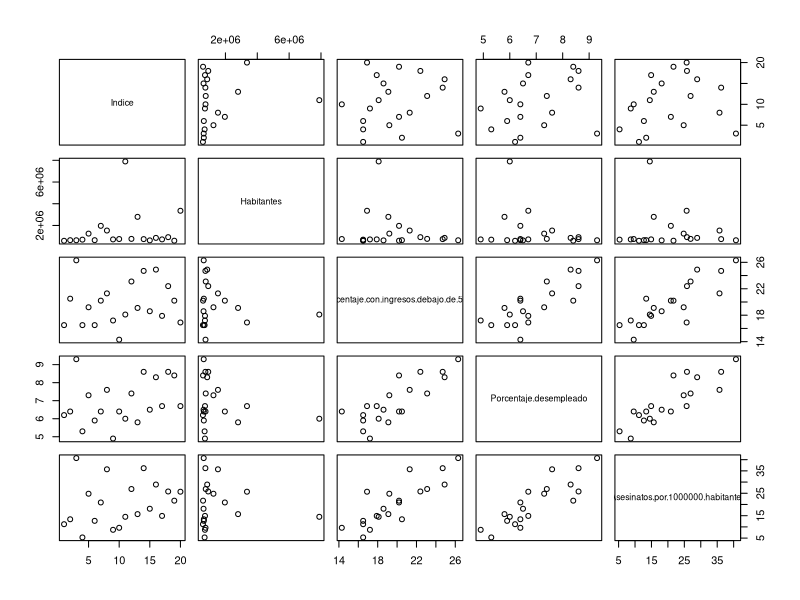
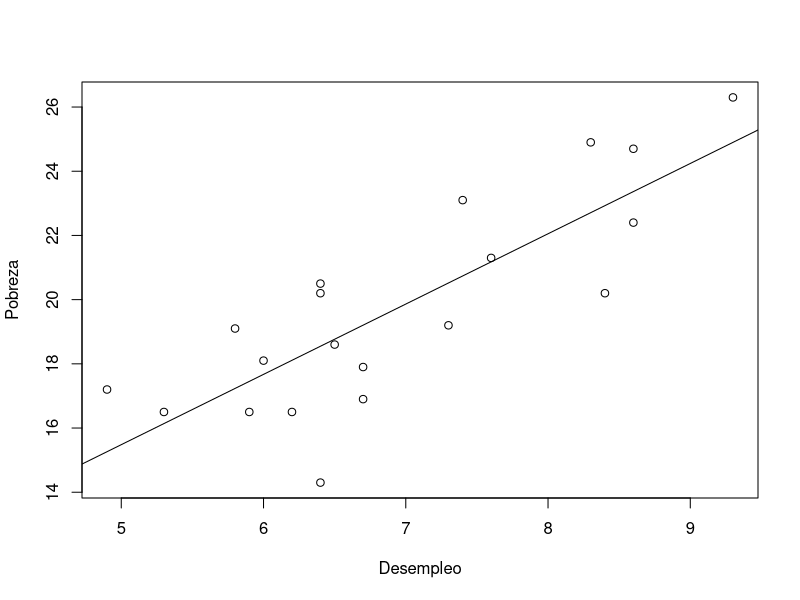
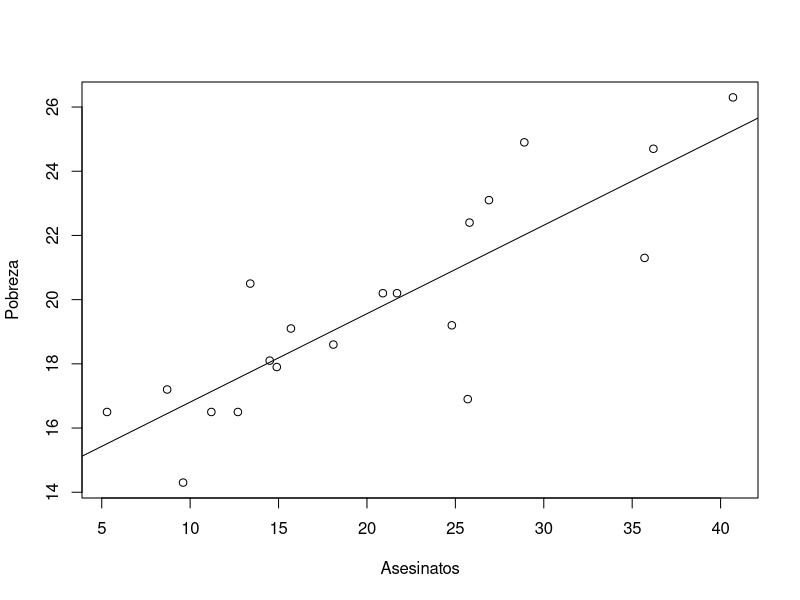

Here is the R script that generated these plots, in order:
# install.packages("tidyverse")
library("tidyverse")

# Se lee el archivo de datos y se guarda en una variable
datos_pda <- read.csv("./Data/PobrezaDesempleoAsesinatos.csv")

# Función que devuelve las primeras n filas del conjunto de datos.
head(datos_pda)
names(datos_pda)

pairs(datos_pda)
view(cor(datos_pda))

# y = Estimate Std(Intercept) + Estimate Std(Porcentaje.desempleado) x
# y = 4.5312 + 2.1902x
regresion <- lm(Porcentaje.con.ingresos.debajo.de.5000 ~ Porcentaje.desempleado, data = datos_pda)
summary(regresion)

plot(datos_pda$Porcentaje.desempleado, datos_pda$Porcentaje.con.ingresos.debajo.de.5000, 
    xlab='Desempleo', ylab='Pobreza')
abline(regresion)


# y = Estimate Std(Intercept) + Estimate Std(Asesinatos.por.1000000.habitantes) x
# y = 14.05204 + 0.27555x
regresion2 <- lm(Porcentaje.con.ingresos.debajo.de.5000 ~ Asesinatos.por.1000000.habitantes, data = datos_pda)
summary(regresion2)

plot(datos_pda$Asesinatos.por.1000000.habitantes, datos_pda$Porcentaje.con.ingresos.debajo.de.5000, 
    xlab='Asesinatos', ylab='Pobreza')
abline(regresion2)
